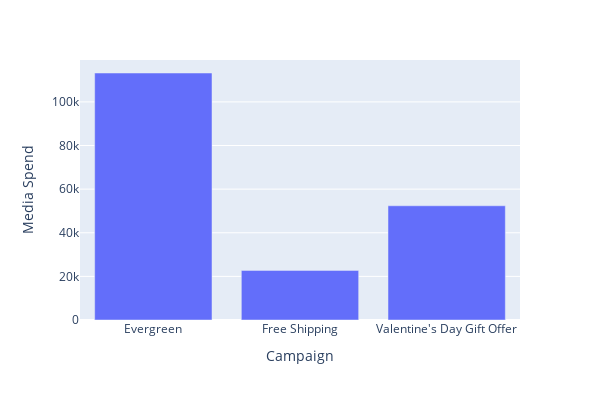

The notebook cell this image was saved under:
### Code cell
fig=px.bar(groups_gender[['Campaign','Total Revenue','Media Spend']],x='Campaign',y='Media Spend',barmode='group',height=400,width=600)
fig.show()

### Figure 1 — Plotly figure (JSON) as saved in the notebook; plotly's stock layout.template omitted (floating-point values rounded to 4 significant figures)
{"data": [{"alignmentgroup": "True", "hovertemplate": "Campaign=%{x}<br>Media Spend=%{y}<extra></extra>", "legendgroup": "", "marker": {"color": "#636efa", "pattern": {"shape": ""}}, "name": "", "offsetgroup": "", "orientation": "v", "showlegend": false, "textposition": "auto", "type": "bar", "x": ["Evergreen", "Free Shipping", "Valentine's Day Gift Offer"], "xaxis": "x", "y": [113200.0, 22750.0, 52370.0], "yaxis": "y"}], "layout": {"barmode": "group", "height": 400, "legend": {"tracegroupgap": 0}, "margin": {"t": 60}, "width": 600, "xaxis": {"anchor": "y", "domain": [0, 1], "title": {"text": "Campaign"}}, "yaxis": {"anchor": "x", "domain": [0, 1], "title": {"text": "Media Spend"}}}}
